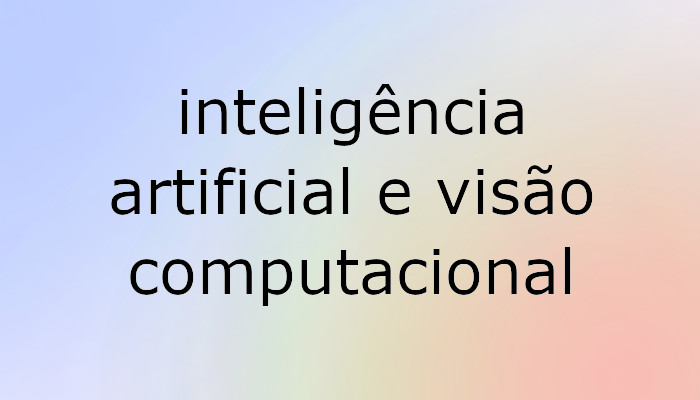
#> input picture Estudos de Ferramentas/projeto-ocr/recursos/images/teste02.jpg, 700 x 400 px
$ jupyter execute --allow-errors ScanOverlayImage.ipynb
#> lines starting #> are read from the running program, lines starting #| are printed output that depends on the picture; after the words box and inside, x2 and y2 are one past the last pixel; in counts of white or black regions, pixels touching at a corner belong together
[cell 1]
from PIL import Image, ImageDraw, ImageFont
from IPython.display import display
import cv2 # OpenCV
import pytesseract  # pip install pytesseract
import numpy as np
import re

[cell 2]
class ProcessImage():

    lang = 'por'
    psm = None
    min_conf = 40   # confiança mínima
    font_dir = '../recursos/Fontes/calibri.ttf'
    data_regex = '^(0[1-9]|[12][0-9]|3[01])/(0[1-9]|1[012])/(19|20)\d\d$'

    def __init__(self, lang='por', psm=None, min_conf=40):
        self.lang = lang
        self.min_conf = min_conf
        self.psm = psm

    def draw_square(self, resultado, indice, img, cor = (255, 100, 0)):
        """ Faz o desenho do retanmgulo na imagem """
        x = resultado['left'][indice]
        y = resultado['top'][indice]
        w = resultado['width'][indice]
        h = resultado['height'][indice]
        cv2.rectangle(img, (x, y), (x + w, y + h), cor, 2)
        return x, y, img

    def draw_text(self, texto, x, y, img, fonte, tamanho_texto=32, fill=(255, 0, 0, 0)):
        """ Faz o desenho do texto na imagem """
        font = ImageFont.truetype(fonte, tamanho_texto)
        img_pil = Image.fromarray(img)
        draw = ImageDraw.Draw(img_pil)
        draw.text((x, y), texto, font=font, fill=fill)
        return np.array(img_pil)

    def write_overlays_in_image(self, resultado, img, min_conf):
        """ Scaneia os textos encontrados na imagem e suas posições, cria uma caixa e desenha na imagem
        Coloca as datas em vermelho
        """
        self.datas = []
        self.texts = []
        img_copia = img.copy()
        for i in range(0, len(resultado['text'])):
            confianca = int(resultado['conf'][i])
            if confianca > min_conf:
                texto = resultado['text'][i]
                if not texto.isspace() and len(texto) > 0:
                    fill = (255, 0, 0, 0)
                    if re.match(self.data_regex, texto):
                        fill =  (0,0,255)
                        self.datas.append(texto)
                    else:
                        self.texts.append(texto)

                    x, y, img = self.draw_square(resultado, i, img_copia, fill)
                    img_copia = self.draw_text(texto, x, y - 10, img_copia, self.font_dir, 12, fill)

        return img_copia

    def scan(self, path):
        """ Faz o Scan na Imagem """
        image = self.open_image(path)
        resultado = self.detect_text_in_image(image)
        return self.write_overlays_in_image(resultado, image, self.min_conf)

    def display_image(self, image):
        """ Exibe a Imagem """
        display(Image.fromarray(image))

    def open_image(self, path):
        """ Abre o arquivo da Imagem e converte para o RGB """
#> called with path = '../recursos/images/teste02.jpg'
        image = cv2.imread(path)
#> image is the input picture: shape (400, 700, 3); mean B, G, R 212, 204.9, 207.8
        image_rgb = cv2.cvtColor(image, cv2.COLOR_BGR2RGB)
        return image_rgb

    def detect_text_in_image(self, image_rgb):
        """ Detecta os textos na imagem """
        gray = cv2.cvtColor(image_rgb, cv2.COLOR_BGR2GRAY)
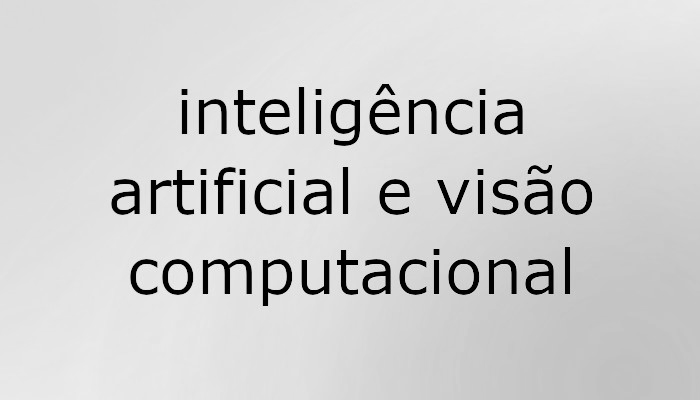
#> gray: shape (400, 700); min 0, max 241, mean 207.4
        adapt_media = cv2.adaptiveThreshold(gray, 255, cv2.ADAPTIVE_THRESH_MEAN_C, cv2.THRESH_BINARY, 11, 9)
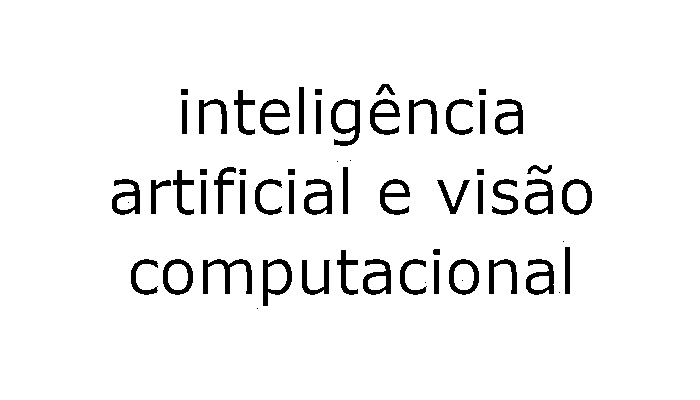
#> adapt_media: shape (400, 700); 94.5% white; 59 black regions (8 under 20 px), largest, box (x1, y1, x2, y2) and area: (203, 259, 252, 294) 641, (331, 99, 360, 146) 598, (263, 259, 292, 306) 529

        invert = 255 - adapt_media
        self.display_image(invert)

        psm = ''
        if self.psm:
            psm = f'--psm {self.psm}'
        config_tesseract = f'--tessdata-dir tessdata {psm}'
        resultado = pytesseract.image_to_data(invert, config=config_tesseract, lang=self.lang, output_type=pytesseract.Output.DICT)
        return resultado

[cell 3]
overlaw = ProcessImage()
#> (the rest of this cell did not finish here and is left out)

[cell 4]
overlaw = ProcessImage()
#> (the rest of this cell did not finish here and is left out)

#> call 2 of open_image, with path = '../recursos/images/tabela_teste.jpg'
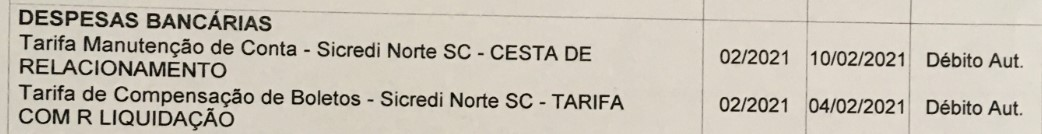
#> input picture Estudos de Ferramentas/projeto-ocr/recursos/images/tabela_teste.jpg, 1042 x 134 px
#> in open_image, image is the input picture: shape (134, 1042, 3); mean B, G, R 180.8, 192.6, 199.6
#> in detect_text_in_image (call 2), `adapt_media = cv2.adaptiveThreshold(gray, 255, cv2.ADAPTIVE_THRESH_MEA..`:
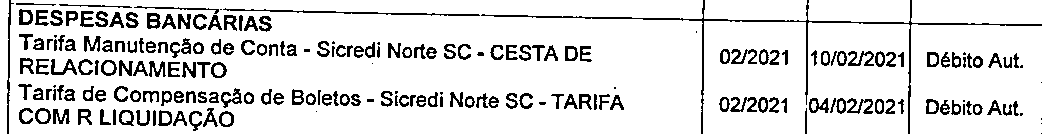
#> adapt_media: shape (134, 1042); 87.1% white; black in thin lines or dots
#> in detect_text_in_image (call 2), `invert = 255 - adapt_media`: invert: shape (134, 1042); 12.9% white in thin lines or dots
overlaw.display_image(image)
print(overlaw.datas)
print(overlaw.texts)

[cell 5]
overlaw = ProcessImage(lang = 'eng', psm = 11)
#> (the rest of this cell did not finish here and is left out)

#> call 3 of open_image, with path = '../recursos/images/caneca.jpg'
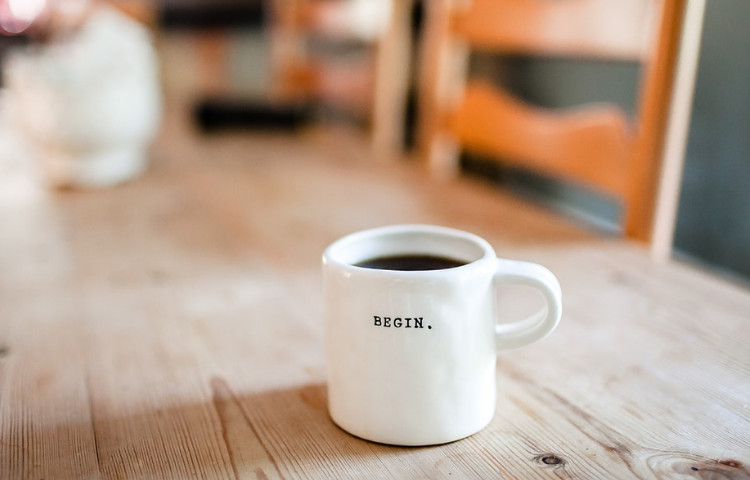
#> input picture Estudos de Ferramentas/projeto-ocr/recursos/images/caneca.jpg, 750 x 480 px
#> in open_image, image is the input picture: shape (480, 750, 3); mean B, G, R 142.6, 159.8, 182.4
#> in detect_text_in_image (call 3), `gray = cv2.cvtColor(image_rgb, cv2.COLOR_BGR2GRAY)`:
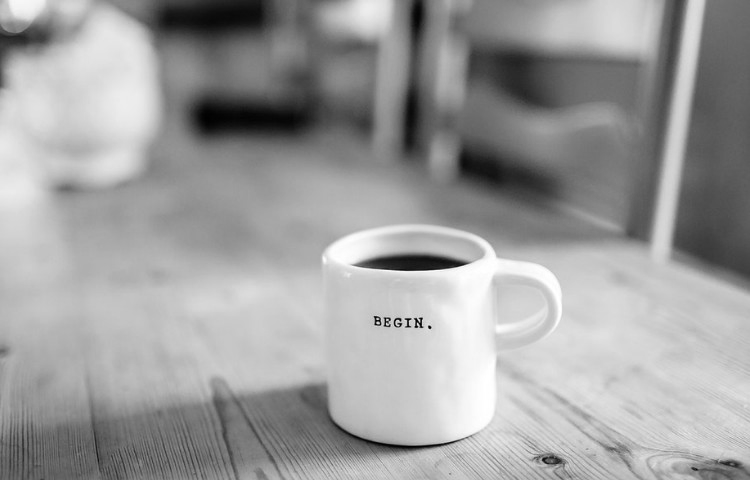
#> gray: shape (480, 750); min 0, max 255, mean 157.2
#> in detect_text_in_image (call 3), `adapt_media = cv2.adaptiveThreshold(gray, 255, cv2.ADAPTIVE_THRESH_MEA..`:
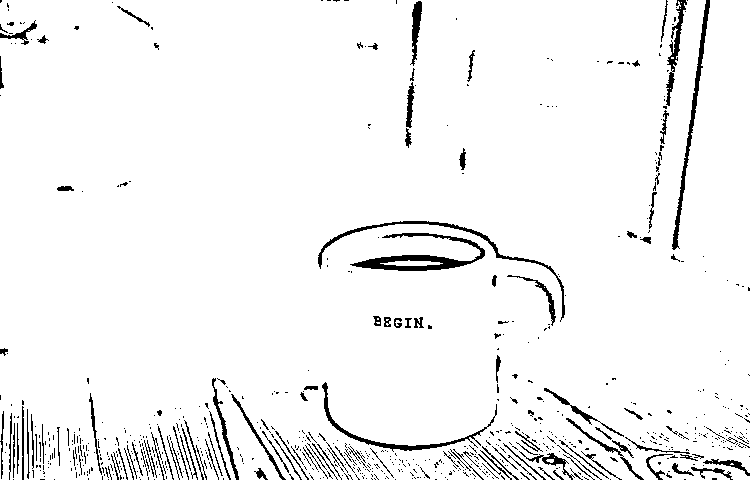
#> adapt_media: shape (480, 750); 95.5% white; 741 black regions (611 under 20 px), largest, box (x1, y1, x2, y2) and area: (350, 233, 485, 271) 1463, (672, 0, 710, 250) 1054, (318, 221, 565, 322) 971
